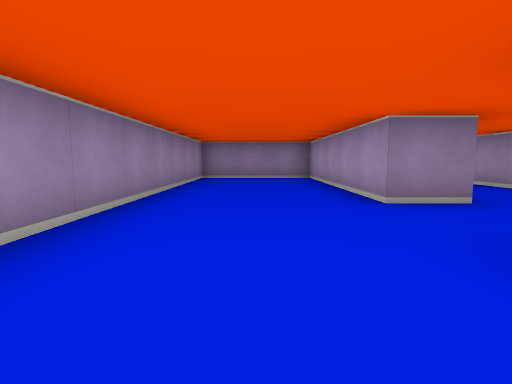
[1] (above)

19 first-person views from a walk through a cub3D ray-caster map. The camera is about half as high as the walls, tilts 6° down and sees 80° across. The floor is counted in squares. Each view is taken from the middle of a square. On the plan, view 1 faces up. The plan holds only what a view shows up to about 9 squares ahead; the rest is blank.

[2]
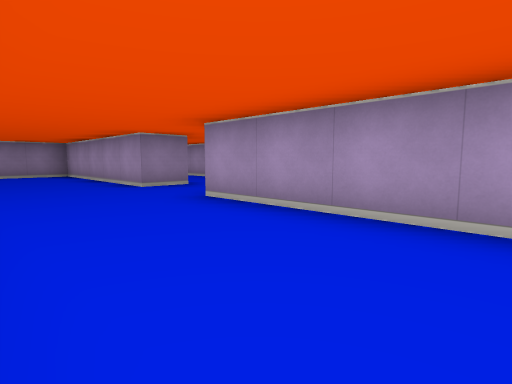

[3]
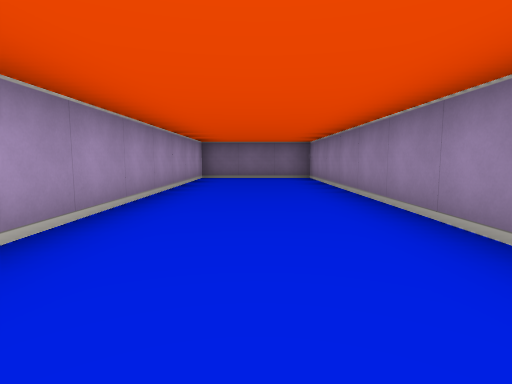

[4]
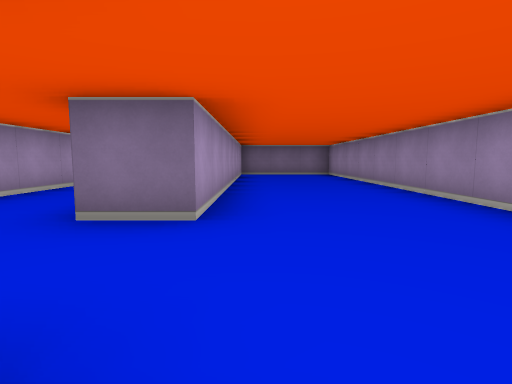

[5]
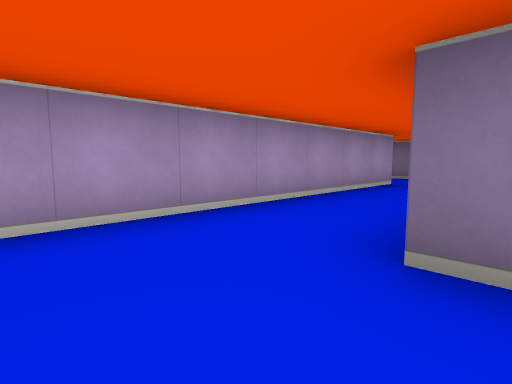

[6]
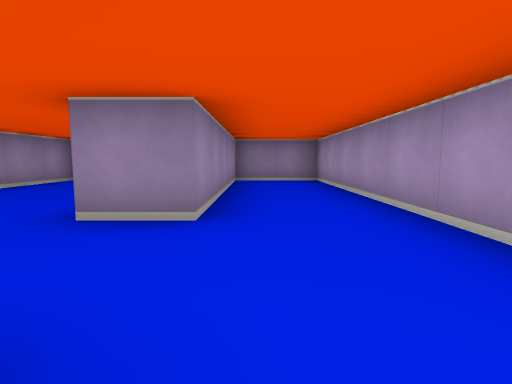

[7]
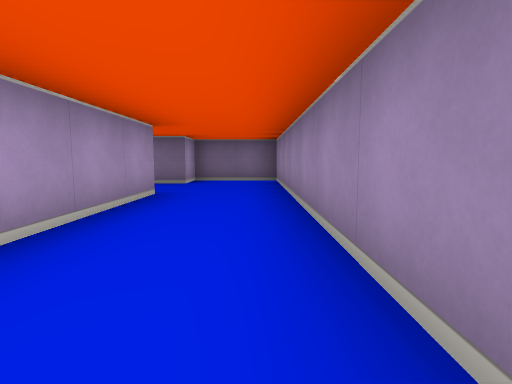

[8]
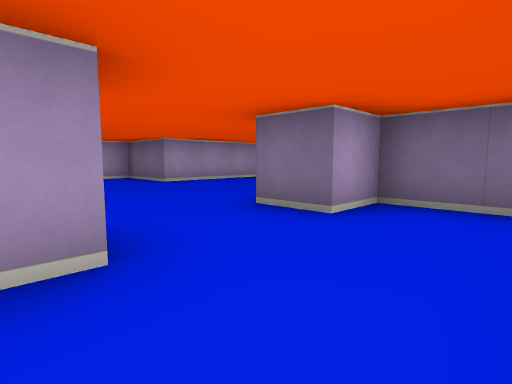

[9]
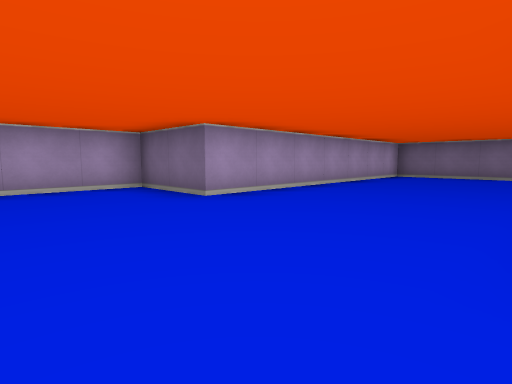

[10]
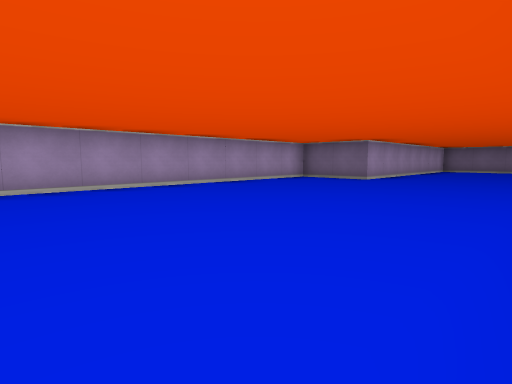

[11]
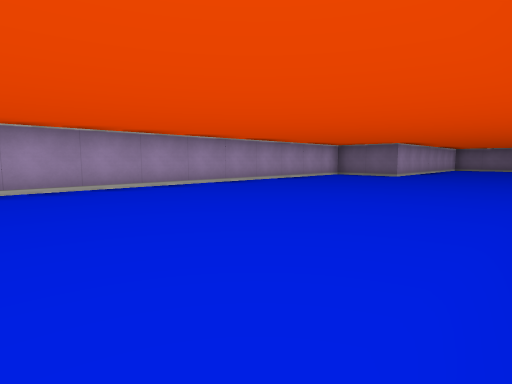

[12]
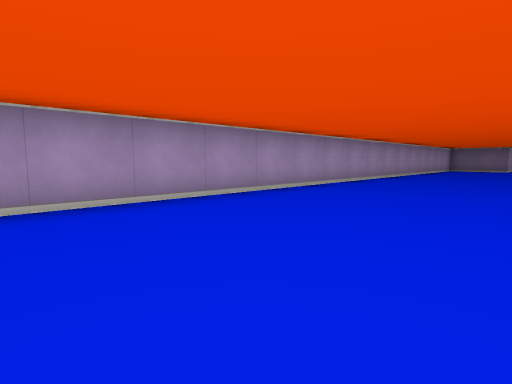

[13]
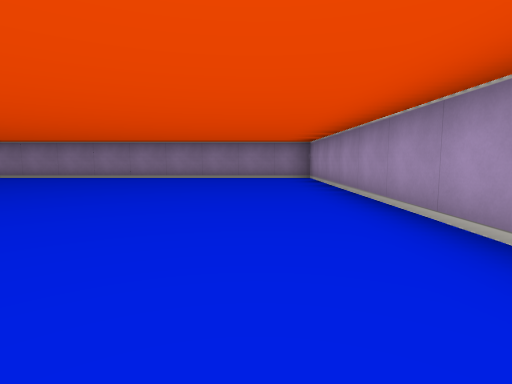

[14]
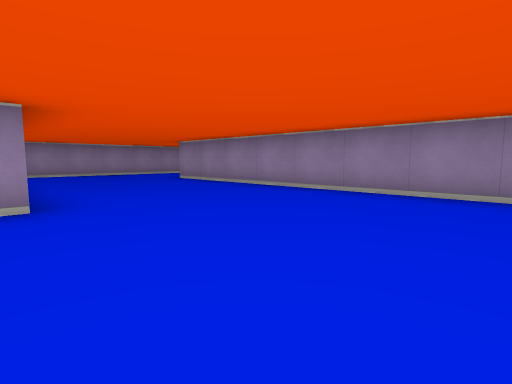

[15]
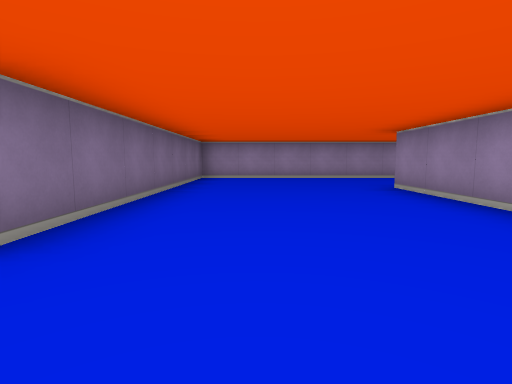

[16]
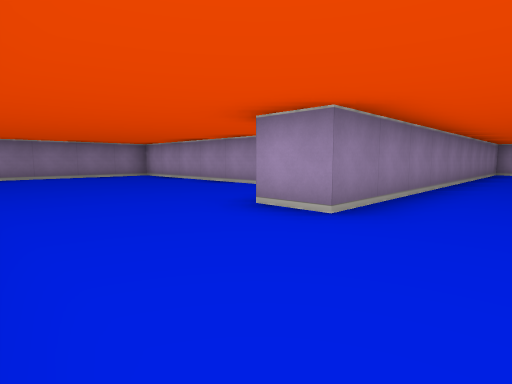

[17]
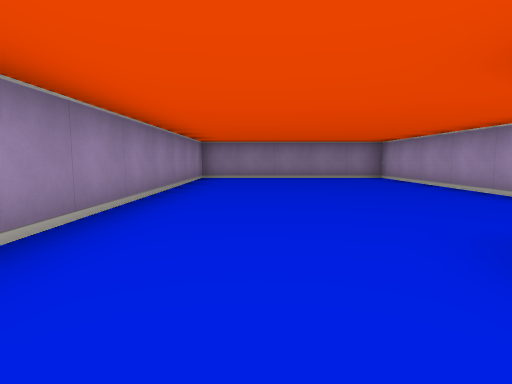

[18]
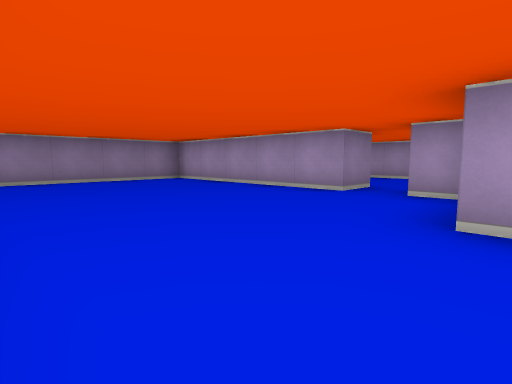

[19]
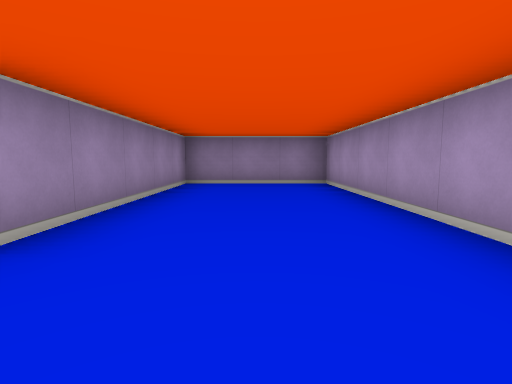

### Floor plan
Points are (right, up) in squares from view 1. A wall is a line through its corners. A room is listed if a view was taken in it or the views show most of it. See-through windows are left out.
Room 1 (views 1, 2, 3, 4)
walls: (1.5, 3.5) (1.5, 8.5) (-1.5, 8.5) (-1.5, -6.5) (1.5, -6.5) (1.5, 1.5)
ways out: opening at (2, 2.5) to room 2
Room 2 (views 5, 6, 7, 8)
walls: (2.5, 0.5) (2.5, -6.5) (4.5, -6.5) (4.5, -5.5); (1.5, 1.5) (2.5, 1.5); (4.5, -3.6) (4.5, 8.5) (2.5, 8.5) (2.5, 3.5) (1.5, 3.5)
ways out: opening at (2, 2.5) to room 1; opening at (5, -4.5) to room 3
Room 3 (views 9, 10, 11, 12, 13, 14, 15, 16, 17, 18)
walls: (3.5, 14.9) (3.5, 15.5); (4.5, -5.5) (5.5, -5.5); (4.6, 16.5) (3.5, 16.5) (3.5, 21.5) (-1.5, 21.5) (-1.5, 9.5) (5.2, 9.5); (6.8, -13.5) (9.5, -13.5) (9.5, -6.5) (11.5, -6.5) (11.5, 13.5) (1.5, 13.5) (1.5, 14.5)
ways out: opening at (5, -4.5) to room 2; opening at (4, 16) to room 4
Room 4 (view 19)
walls: (7.5, 16.8) (7.5, 21.5) (4.5, 21.5) (4.5, 16.8)
ways out: opening at (4, 16) to room 3

Positions as (right, up) in squares from view 1, and headings:
1: (0, 0), facing up
2: (-1, -2), facing up-right
3: (0, 2), facing down
4: (1, 4), facing down
5: (2, 3), facing down-right
6: (3, 1), facing up
7: (3, 1), facing down
8: (3, -3), facing down-right
9: (6, -4), facing down-right
10: (6, 1), facing down-right
11: (6, 3), facing down-right
12: (8, 9), facing down-right
13: (10, 5), facing up
14: (9, 9), facing up-left
15: (7, 11), facing left
16: (-1, 12), facing up-right
17: (0, 13), facing up
18: (-1, 14), facing up-right
19: (6, 15), facing up
